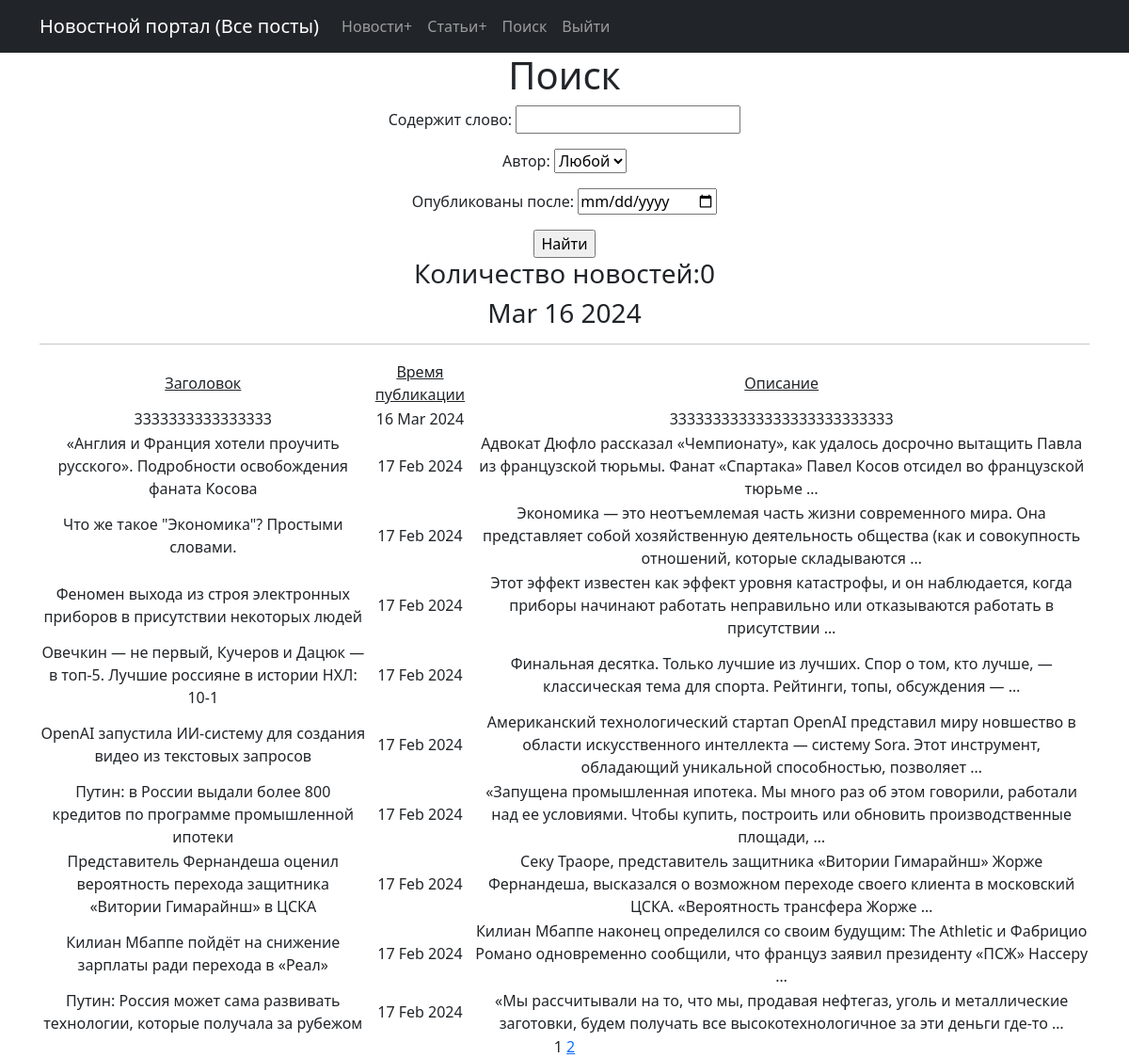
Screenshot of /post/search/ with the database file from the repository.
### news/models.py (models this page shows, shortened)
class Post(models.Model):
    author = models.ForeignKey(Author, on_delete=models.CASCADE)
    post_type = models.CharField(max_length=2, choices=POST_TYPES,
                                 default=news)
    date_in = models.DateTimeField(auto_now_add=True)
    category = models.ManyToManyField(Category, through="PostCategory")
    title = models.CharField(max_length=255)
    text = models.TextField()
    rating = models.IntegerField(default=0)

### news/views.py (the view)
# urls.py: path('post/search/', PostSearch.as_view(), name='post_search'),
class PostSearch(ListView):
    model = Post
    ordering = '-date_in'
    template_name = 'flatpages/post_search.html'
    context_object_name = 'post'
    paginate_by = 10
    def get_queryset(self):
        queryset = super().get_queryset()
        self.filterset = PostFilter(self.request.GET, queryset)
        return self.filterset.qs
    def get_context_data(self, **kwargs):
        context = super().get_context_data(**kwargs)
        context['filterset'] = self.filterset
        return context

### news/models.py (called while the page is built)
    def __str__(self):
        return self.user.username

### news/templatetags/censor.py (called while the page is built)
@register.filter()
def censor(value):
    swearing = ['европейские', 'кофе']
    if not isinstance(value, str):
        raise TypeError()
    for word in value.split():
        if word.lower() in swearing:
            value = value.replace(word, f"{word[0]}{'*' * (len(word) - 1)}")
    return value

### news/templatetags/custom_tags.py (called while the page is built)
@register.simple_tag()
def current_time(format_string='%b %d %Y'):
    return datetime.utcnow().strftime(format_string)

### templates/flatpages/post_search.html (shortened to what this page needs)
{% extends 'flatpages/default.html' %}
{% load censor %}
{% load custom_tags %}
{% block content %}
    <h1>Поиск</h1>
    <form action="" method="get">
    {{ filterset.form.as_p }}
        <input type="submit" value="Найти">
    </form>
    <h3>Количество новостей:{{ news|length }}</h3>
    <h3>{% current_time '%b %d %Y' %}</h3>
    <hr>
    {% if post %}
        <table>
            <tr>
                <td><u>Заголовок</u></td>
                <td><u>Время публикации</u></td>
                <td><u>Описание</u></td>
            {% for i in post %}
            </tr>
            <tr>
                <td>{{ i.title|censor }}</td>
                <td>{{ i.date_in|date:'d M Y' }}</td>
                <td>{{ i.text|truncatewords:20|censor }}</td>
            </tr>
            {% endfor %}
        </table>
    {% else %}
        <h2>Нет новостей</h2>
    {% endif %}
    {{ page_obj.number }}
    {% if page_obj.has_next %}
       <a href="?page={{ page_obj.next_page_number }}">{{ page_obj.next_page_number }}</a>
   {% endif %}
{% endblock content %}

### rows the page displays
Post: title|censor "3333333333333333", date_in "16 Mar 2024", text|censor "33333333333333333333333333"
Post: title|censor "«Англия и Франция хотели проучить русского». Подробности освобождения фаната Косова", date_in "17 Feb 2024", text|censor "Адвокат Дюфло рассказал «Чемпионату», как удалось досрочно вытащить Павла из французской тюрьмы. Фанат «Спартака» Павел Косов отсидел во французской тюрьме …"
Post: title|censor "Что же такое \"Экономика\"? Простыми словами.", date_in "17 Feb 2024", text|censor "Экономика — это неотъемлемая часть жизни современного мира. Она представляет собой хозяйственную деятельность общества (как и совокупность отношений, которые складываются …"
Post: title|censor "Феномен выхода из строя электронных приборов в присутствии некоторых людей", date_in "17 Feb 2024", text|censor "Этот эффект известен как эффект уровня катастрофы, и он наблюдается, когда приборы начинают работать неправильно или отказываются работать в присутствии …"
Post: title|censor "Овечкин — не первый, Кучеров и Дацюк — в топ-5. Лучшие россияне в истории НХЛ: 10-1", date_in "17 Feb 2024", text|censor "Финальная десятка. Только лучшие из лучших. Спор о том, кто лучше, — классическая тема для спорта. Рейтинги, топы, обсуждения — …"
Post: title|censor "OpenAI запустила ИИ-систему для создания видео из текстовых запросов", date_in "17 Feb 2024", text|censor "Американский технологический стартап OpenAI представил миру новшество в области искусственного интеллекта — систему Sora. Этот инструмент, обладающий уникальной способностью, позволяет …"
Post: title|censor "Путин: в России выдали более 800 кредитов по программе промышленной ипотеки", date_in "17 Feb 2024", text|censor "«Запущена промышленная ипотека. Мы много раз об этом говорили, работали над ее условиями. Чтобы купить, построить или обновить производственные площади, …"
Post: title|censor "Представитель Фернандеша оценил вероятность перехода защитника «Витории Гимарайнш» в ЦСКА", date_in "17 Feb 2024", text|censor "Секу Траоре, представитель защитника «Витории Гимарайнш» Жорже Фернандеша, высказался о возможном переходе своего клиента в московский ЦСКА. «Вероятность трансфера Жорже …"
Post: title|censor "Килиан Мбаппе пойдёт на снижение зарплаты ради перехода в «Реал»", date_in "17 Feb 2024", text|censor "Килиан Мбаппе наконец определился со своим будущим: The Athletic и Фабрицио Романо одновременно сообщили, что француз заявил президенту «ПСЖ» Нассеру …"
Post: title|censor "Путин: Россия может сама развивать технологии, которые получала за рубежом", date_in "17 Feb 2024", text|censor "«Мы рассчитывали на то, что мы, продавая нефтегаз, уголь и металлические заготовки, будем получать все высокотехнологичное за эти деньги где-то …"

### other values shown
{{ news|length }} "0"
{{ page_obj.number }} "1"
{{ page_obj.next_page_number }} "2"
